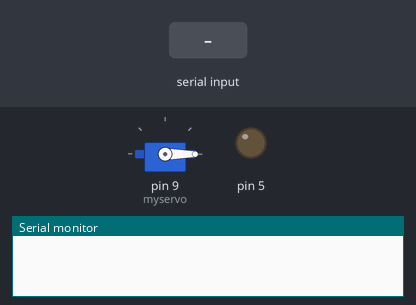
Recording of a sketch running on a simulated Arduino Uno, built with avr-gcc and run on an emulated ATmega328P. On the bench: servo, output pins drawn as LEDs (lit = HIGH), the last lines printed to the serial monitor. The inputs (shaded band) are chosen by the test bench.

Above: at 1.2 s.
1.3 s: "a" received over Serial
At 1.77 s:
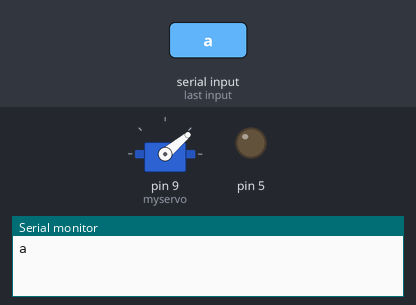
At 2.7 s:
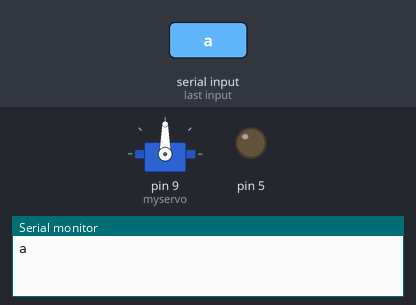
Timing chart, 0 to 8.8 s (numbered marks = the images above; inputs shaded):
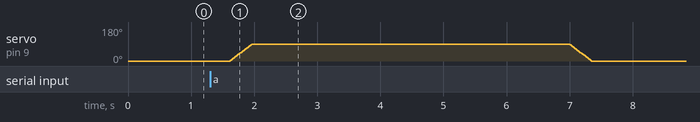

The sketch:

arduinoCode.ino
```cpp
#include<Servo.h>
const int buzzer = 11;
Servo myservo;
char d;
int pos;
void setup() {
  // put your setup code here, to run once:
Serial.begin(9600);
pinMode(5,OUTPUT);
myservo.attach(9);
  myservo.write(0);
}

void loop() {
  // put your main code here, to run repeatedly:
if(Serial.available())
{
  d=Serial.read();
}
if(d=='a')
{
  Serial.print(d);
  delay(300);
  for(pos=0;pos<=90;pos+=5)
   { myservo.write(pos);
   delay(20);
   }
   delay(5000);
   for(pos=90;pos>=0;pos-=5)
   {
   myservo.write(pos);
   delay(20);
   }
   d=' ';
   }


if(d=='u'){
  Serial.print(d);
  delay(300);
  int i=0;
  do{
    i++;
    tone(buzzer,500);
    delay(200);
    noTone(buzzer);
    delay(200);
  }while(i<5);
  delay(100);
  digitalWrite(buzzer,LOW);
  d=' ';
  }
}
```

Measured:
- after the input at 1.3 s, servo on pin 9 (myservo): rises from 0° to 90° in 0.34 s, then falls to 0° in 5.4 s
